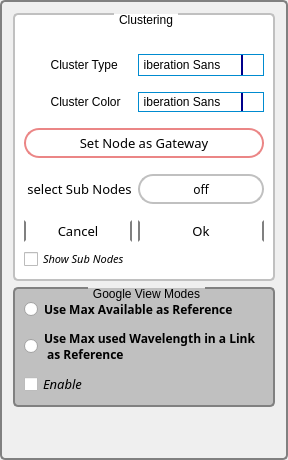
          <widget class="QGroupBox" name="T_groupbox">
           <property name="enabled">
            <bool>true</bool>
           </property>
           <property name="maximumSize">
            <size>
             <width>300</width>
             <height>16777215</height>
            </size>
           </property>
           <property name="styleSheet">
            <string notr="true">QGroupBox {linea
    background-color: #C0C0C0;
    border: 2px solid gray;
    border-radius: 5px;
    margin-top: 1ex; /* leave space at the top for the title */
}

QGroupBox::title {
    subcontrol-origin: margin;
    subcontrol-position: top center; /* position at the top center */
    padding: 0 3px;
    background-color: qlineargradient(x1: 0, y1: 0, x2: 0, y2: 1,
                                      stop: 0 #FF0ECE, stop: 1 #FFFFFF);
}</string>
           </property>
           <property name="title">
            <string/>
           </property>
           <layout class="QGridLayout" name="gridLayout_14">
            <item row="2" column="0">
             <spacer name="verticalSpacer">
              <property name="orientation">
               <enum>Qt::Vertical</enum>
              </property>
              <property name="sizeHint" stdset="0">
               <size>
                <width>20</width>
                <height>40</height>
               </size>
              </property>
             </spacer>
            </item>
            <item row="1" column="0">
             <widget class="QGroupBox" name="ViewGroupbox">
              <property name="styleSheet">
               <string notr="true">QGroupBox {
    
	background-color: #C0C0C0;
    border: 2px solid gray;
    border-radius: 5px;
    margin-top: 1ex; /* leave space at the top for the title */
}

QGroupBox::title {
    subcontrol-origin: margin; 
    font: 63 8pt &quot;Bahnschrift SemiBold&quot;;
    subcontrol-position: top center; /* position at the top center */
    padding: 0 3px;
    background-color: qlineargradient(x1: 0, y1: 0, x2: 0, y2: 1,
                                      stop: 0 #C0C0C0, stop: 1 #FFFFFF);
}</string>
              </property>
              <property name="title">
               <string>Google View Modes</string>
              </property>
              <layout class="QGridLayout" name="gridLayout_18">
               <item row="0" column="0">
                <widget class="QRadioButton" name="Max_available_radiobutton">
                 <property name="font">
                  <font>
                   <family>Bahnschrift SemiCondensed</family>
                   <pointsize>9</pointsize>
                   <weight>75</weight>
                   <italic>false</italic>
                   <bold>true</bold>
                  </font>
                 </property>
                 <property name="text">
                  <string>Use Max Available as Reference</string>
                 </property>
                </widget>
               </item>
               <item row="1" column="0">
                <widget class="QRadioButton" name="Max_Used_radiobutton">
                 <property name="font">
                  <font>
                   <family>Bahnschrift SemiCondensed</family>
                   <pointsize>9</pointsize>
                   <weight>75</weight>
                   <italic>false</italic>
                   <bold>true</bold>
                   <strikeout>false</strikeout>
                  </font>
                 </property>
                 <property name="text">
                  <string>Use Max used Wavelength in a Link
 as Reference</string>
                 </property>
                </widget>
               </item>
               <item row="2" column="0">
                <widget class="QCheckBox" name="Enable_google_view_checkbox">
                 <property name="font">
                  <font>
                   <family>Bahnschrift</family>
                   <pointsize>10</pointsize>
                   <weight>50</weight>
                   <italic>true</italic>
                   <bold>false</bold>
                  </font>
                 </property>
                 <property name="styleSheet">
                  <string notr="true"/>
                 </property>
                 <property name="text">
                  <string>Enable</string>
                 </property>
                </widget>
               </item>
              </layout>
             </widget>
            </item>
            <item row="0" column="0">
             <widget class="QGroupBox" name="Grouping_groupbox">
              <property name="styleSheet">
               <string notr="true">QGroupBox {
    
    border: 2px solid #C0C0C0;
    border-radius: 5px;
    margin-top: 1ex; /* leave space at the top for the title */ 
    
	background-color: rgb(255, 255, 255);
}

QGroupBox::title {
    subcontrol-origin: margin; 
    font: 63 8pt &quot;Bahnschrift SemiBold&quot;;
    subcontrol-position: top center; /* position at the top center */
    padding: 0 3px;
    background-color: qlineargradient(x1: 0, y1: 0, x2: 0, y2: 1,
                                      stop: 0 #C0C0C0, stop: 1 #FFFFFF);
}</string>
              </property>
              <property name="title">
               <string>Clustering</string>
              </property>
              <layout class="QGridLayout" name="gridLayout_17">
               <item row="0" column="0">
                <layout class="QGridLayout" name="gridLayout_16">
                 <item row="5" column="1" colspan="2">
                  <widget class="QFontComboBox" name="ClusterColor_combobox">
                   <property name="maximumSize">
                    <size>
                     <width>126</width>
                     <height>22</height>
                    </size>
                   </property>
                   <property name="styleSheet">
                    <string notr="true">QComboBox {
    
    border-radius: 0px;
    padding: 1px 18px 1px 5px;
    min-width: 6em; 
    
	border:1px solid rgb(0, 139, 208);
	
   
	
}





/* QComboBox gets the &quot;on&quot; state when the popup is open */


QComboBox:on { /* shift the text when the popup opens */
    padding-top: 3px;
    padding-left: 4px;
}

QComboBox::drop-down {
    subcontrol-origin: padding;
    subcontrol-position: top right;
    width: 20px;
    
	
    border-left-width: 2px;
    border-left-color: darkblue;
    border-left-style: solid; /* just a single line */
    border-top-right-radius: 0px; /* same radius as the QComboBox */
    border-bottom-right-radius: 0px;
}

QComboBox::down-arrow {
   
	image: url(:/newPrefix/dropdown.png); 
    
	
}

QComboBox::down-arrow:on { /* shift the arrow when popup is open */
    
	
	image: url(:/newPrefix/dropup.png);
}


QComboBox QAbstractItemView {
    
	border-color:2px solid blue;
   
}</string>
                   </property>
                  </widget>
                 </item>
                 <item row="12" column="1" colspan="2">
                  <widget class="QPushButton" name="OK_button">
                   <property name="minimumSize">
                    <size>
                     <width>84</width>
                     <height>20</height>
                    </size>
                   </property>
                   <property name="font">
                    <font>
                     <family>Bahnschrift Condensed</family>
                     <pointsize>10</pointsize>
                     <weight>9</weight>
                     <italic>false</italic>
                     <bold>false</bold>
                    </font>
                   </property>
                   <property name="styleSheet">
                    <string notr="true">QPushButton {
	
	
	font: 75 10pt &quot;Bahnschrift Condensed&quot;;
	
	
    border:2px solid black; min-width: 80px;
	border-color: dark gray; 
    border-radius: 25px;
}

QPushButton:pressed {
    background-color: qlineargradient(x1: 0, y1: 0, x2: 0, y2: 1,
                                      stop: 0 #dadbde, stop: 1 #f6f7fa);
}

QPushButton:flat {
    border: none; /* no border for a flat push button */
}

QPushButton:default {
    border-color: navy; /* make the default button prominent */
}</string>
                   </property>
                   <property name="text">
                    <string>Ok</string>
                   </property>
                  </widget>
                 </item>
                 <item row="4" column="0">
                  <spacer name="horizontalSpacer_8">
                   <property name="orientation">
                    <enum>Qt::Horizontal</enum>
                   </property>
                   <property name="sizeHint" stdset="0">
                    <size>
                     <width>40</width>
                     <height>10</height>
                    </size>
                   </property>
                  </spacer>
                 </item>
                 <item row="9" column="1" colspan="2">
                  <widget class="QPushButton" name="SelectSubNode_button">
                   <property name="minimumSize">
                    <size>
                     <width>84</width>
                     <height>30</height>
                    </size>
                   </property>
                   <property name="font">
                    <font>
                     <family>Bahnschrift Condensed</family>
                     <pointsize>9</pointsize>
                     <weight>9</weight>
                     <italic>false</italic>
                     <bold>false</bold>
                    </font>
                   </property>
                   <property name="styleSheet">
                    <string notr="true">QPushButton {
	
	
	font: 75 9pt &quot;Bahnschrift Condensed&quot;;
	
	
    border: 2px solid #8f8f91; min-width: 80px;
	border-color: #c0c0c0; 
    border-radius: 15px;
}

QPushButton:checked {
    
	border-color:#Eb8686 ;
}

QPushButton:flat {
    border: none; /* no border for a flat push button */
}

QPushButton:default {
    border-color: navy; /* make the default button prominent */
}</string>
                   </property>
                   <property name="text">
                    <string>off</string>
                   </property>
                   <property name="checkable">
                    <bool>true</bool>
                   </property>
                  </widget>
                 </item>
                 <item row="5" column="0">
                  <widget class="QLabel" name="GroupColor">
                   <property name="styleSheet">
                    <string notr="true">  QLabel {
    
    
	
	font: 75 10pt &quot;Bahnschrift Condensed&quot;;
	
   
}</string>
                   </property>
                   <property name="text">
                    <string>        Cluster Color</string>
                   </property>
                  </widget>
                 </item>
                 <item row="12" column="0">
                  <widget class="QPushButton" name="Cancel_button">
                   <property name="minimumSize">
                    <size>
                     <width>84</width>
                     <height>20</height>
                    </size>
                   </property>
                   <property name="font">
                    <font>
                     <family>Bahnschrift Condensed</family>
                     <pointsize>10</pointsize>
                     <weight>9</weight>
                     <italic>false</italic>
                     <bold>false</bold>
                    </font>
                   </property>
                   <property name="styleSheet">
                    <string notr="true">QPushButton {
	
	
	font: 75 10pt &quot;Bahnschrift Condensed&quot;;
	
	
    border:2px solid black; min-width: 80px;
	border-color: dark gray; 
    border-radius: 25px;
}

QPushButton:pressed {
    background-color: qlineargradient(x1: 0, y1: 0, x2: 0, y2: 1,
                                      stop: 0 #dadbde, stop: 1 #f6f7fa);
}

QPushButton:flat {
    border: none; /* no border for a flat push button */
}

QPushButton:default {
    border-color: navy; /* make the default button prominent */
}</string>
                   </property>
                   <property name="text">
                    <string>Cancel</string>
                   </property>
                  </widget>
                 </item>
                 <item row="11" column="0">
                  <spacer name="horizontalSpacer_6">
                   <property name="orientation">
                    <enum>Qt::Horizontal</enum>
                   </property>
                   <property name="sizeHint" stdset="0">
                    <size>
                     <width>40</width>
                     <height>10</height>
                    </size>
                   </property>
                  </spacer>
                 </item>
                 <item row="3" column="1" colspan="2">
                  <widget class="QFontComboBox" name="cluster_type_combobox">
                   <property name="maximumSize">
                    <size>
                     <width>126</width>
                     <height>22</height>
                    </size>
                   </property>
                   <property name="font">
                    <font>
                     <family>Bahnschrift Condensed</family>
                     <pointsize>9</pointsize>
                    </font>
                   </property>
                   <property name="autoFillBackground">
                    <bool>false</bool>
                   </property>
                   <property name="styleSheet">
                    <string notr="true">QComboBox {
    
    border-radius: 0px;
    padding: 1px 18px 1px 5px;
    min-width: 6em; 
    
	border:1px solid rgb(0, 139, 208);
	
   
	
}





/* QComboBox gets the &quot;on&quot; state when the popup is open */


QComboBox:on { /* shift the text when the popup opens */
    padding-top: 3px;
    padding-left: 4px;
}

QComboBox::drop-down {
    subcontrol-origin: padding;
    subcontrol-position: top right;
    width: 20px;
    
	
    border-left-width: 2px;
    border-left-color: darkblue;
    border-left-style: solid; /* just a single line */
    border-top-right-radius: 0px; /* same radius as the QComboBox */
    border-bottom-right-radius: 0px;
}

QComboBox::down-arrow {
   
	image: url(:/newPrefix/dropdown.png); 
    
	
}

QComboBox::down-arrow:on { /* shift the arrow when popup is open */
    
	
	image: url(:/newPrefix/dropup.png);
}


QComboBox QAbstractItemView {
    
	border-color:2px solid blue;
   
}</string>
                   </property>
                   <property name="frame">
                    <bool>true</bool>
                   </property>
                  </widget>
                 </item>
                 <item row="8" column="0" colspan="2">
                  <spacer name="horizontalSpacer_5">
                   <property name="orientation">
                    <enum>Qt::Horizontal</enum>
                   </property>
                   <property name="sizeHint" stdset="0">
                    <size>
                     <width>20</width>
                     <height>10</height>
                    </size>
                   </property>
                  </spacer>
                 </item>
                 <item row="13" column="0" colspan="2">
                  <widget class="QCheckBox" name="ShowSubNodes">
                   <property name="font">
                    <font>
                     <family>Bahnschrift</family>
                     <pointsize>8</pointsize>
                     <italic>true</italic>
                    </font>
                   </property>
                   <property name="styleSheet">
                    <string notr="true"/>
                   </property>
                   <property name="text">
                    <string>Show Sub Nodes</string>
                   </property>
                  </widget>
                 </item>
                 <item row="3" column="0">
                  <widget class="QLabel" name="GroupID">
                   <property name="styleSheet">
                    <string notr="true"> QLabel {
    
  
	
	font: 75 10pt &quot;Bahnschrift Condensed&quot;;
	
    
}</string>
                   </property>
                   <property name="text">
                    <string>        Cluster Type </string>
                   </property>
                  </widget>
                 </item>
                 <item row="2" column="0">
                  <spacer name="horizontalSpacer_7">
                   <property name="orientation">
                    <enum>Qt::Horizontal</enum>
                   </property>
                   <property name="sizeHint" stdset="0">
                    <size>
                     <width>40</width>
                     <height>10</height>
                    </size>
                   </property>
                  </spacer>
                 </item>
                 <item row="1" column="0" colspan="2">
                  <spacer name="horizontalSpacer_4">
                   <property name="orientation">
                    <enum>Qt::Horizontal</enum>
                   </property>
                   <property name="sizeHint" stdset="0">
                    <size>
                     <width>40</width>
                     <height>20</height>
                    </size>
                   </property>
                  </spacer>
                 </item>
                 <item row="6" column="0">
                  <spacer name="horizontalSpacer_9">
                   <property name="orientation">
                    <enum>Qt::Horizontal</enum>
                   </property>
                   <property name="sizeHint" stdset="0">
                    <size>
                     <width>40</width>
                     <height>10</height>
                    </size>
                   </property>
                  </spacer>
                 </item>
                 <item row="9" column="0">
                  <widget class="QLabel" name="select_Sub_Nodes_labe">
                   <property name="font">
                    <font>
                     <family>Bahnschrift Condensed</family>
                     <pointsize>10</pointsize>
                    </font>
                   </property>
                   <property name="text">
                    <string> select Sub Nodes</string>
                   </property>
                  </widget>
                 </item>
                 <item row="7" column="0" colspan="3">
                  <widget class="QPushButton" name="SetGatewayNode_button">
                   <property name="minimumSize">
                    <size>
                     <width>84</width>
                     <height>30</height>
                    </size>
                   </property>
                   <property name="maximumSize">
                    <size>
                     <width>16777215</width>
                     <height>16777215</height>
                    </size>
                   </property>
                   <property name="font">
                    <font>
                     <family>Bahnschrift Condensed</family>
                     <pointsize>10</pointsize>
                     <weight>9</weight>
                     <italic>false</italic>
                     <bold>false</bold>
                    </font>
                   </property>
                   <property name="styleSheet">
                    <string notr="true">QPushButton {
	
	
	font: 75 10pt &quot;Bahnschrift Condensed&quot;;
	
    border: 2px solid #8f8f91; min-width: 80px;
	border-color: #EB8686; 
    border-radius: 15px;
}

QPushButton:pressed {
    background-color: qlineargradient(x1: 0, y1: 0, x2: 0, y2: 1,
                                      stop: 0 #FFFFFF, stop: 1 #EB8686);
}

QPushButton:flat {
    border: none; /* no border for a flat push button */
}

QPushButton:default {
    border-color: navy; /* make the default button prominent */
} 
QPushButton:hover{ 
    background-color: #EB8686 

}</string>
                   </property>
                   <property name="text">
                    <string>Set Node as Gateway</string>
                   </property>
                  </widget>
                 </item>
                </layout>
               </item>
              </layout>
             </widget>
            </item>
           </layout>
          </widget>
